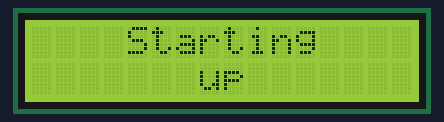
Simulated run of this sketch. Board: Arduino MKR. On the bench: 16×2 character LCD. WiFi joins after 1.5 s; servers stay silent unless stated; the local clock reads 2024-03-15 10:24:30 at power-on unless the sketch sets it; what the sketch prints to the serial monitor is not drawn.

Above: at 0.1 s.
At 11.6 s:
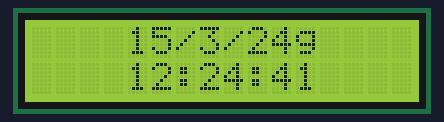
At 17.7 s:
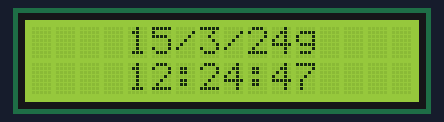
At 24.8 s:
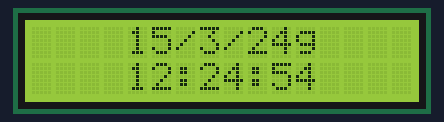
At 31.8 s:
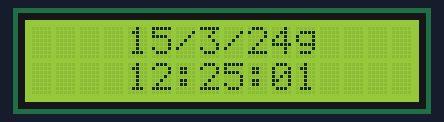
At 38.9 s:
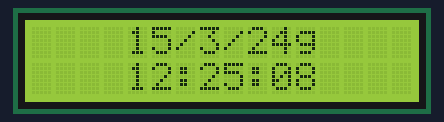

Measured:
- what the display in image 1 shows lasts 1.0 s, from 11.6 s to 12.6 s

The sketch:

arduino_lcd_clock.ino
```cpp
// (licence header left out)
//  This program is free software: you can redistribute it and/or modify
//  it under the terms of the GNU General Public License as published by
//  the Free Software Foundation, either version 3 of the License, or
//  (at your option) any later version.

//  This program is distributed in the hope that it will be useful,
//  but WITHOUT ANY WARRANTY; without even the implied warranty of
//  MERCHANTABILITY or FITNESS FOR A PARTICULAR PURPOSE.  See the
//  GNU General Public License for more details.

//  You should have received a copy of the GNU General Public License
//  along with this program.  If not, see <https://www.gnu.org/licenses/>.

#include <WiFi101.h>
#include <RTCZero.h>
#include <LiquidCrystal.h>

RTCZero rtc;

char ssid[] = "1234";      // network SSID (name) between the " "
char pass[] = "1234";  // network password between the " "
int keyIndex = 0;                 // your network key Index number (needed only for WEP)
int flag = 0;
int status = WL_IDLE_STATUS;  //connection status
const int GMT = 2;            //change this to adapt it to your time zone
const int rs = 12, en = 11, d4 = 5, d5 = 4, d6 = 3, d7 = 2;
LiquidCrystal lcd(rs, en, d4, d5, d6, d7);
WiFiServer server(80);  //server socket

WiFiClient client = server.available();

void setup() {

  lcd.begin(16, 2);
  lcd.setCursor(4, 0);
  lcd.print("Starting");
  lcd.setCursor(7, 1);
  lcd.print("up");
  enable_WiFi();
  connect_WiFi();
  printWifiStatus();
  rtc.begin();

  unsigned long epoch;

  int numberOfTries = 0, maxTries = 6;

  do {

    epoch = WiFi.getTime();

    numberOfTries++;

  }

  while ((epoch == 0) && (numberOfTries < maxTries));

  if (numberOfTries == maxTries) {

    Serial.print("NTP unreachable!!");

    while (1)
      ;

  }

  else {

    Serial.print("Epoch received: ");

    Serial.println(epoch);

    rtc.setEpoch(epoch);

    Serial.println();
  }
}

void loop() {

  if (status = WL_CONNECTED) {
    printWEB();
  }
}

void printWifiStatus() {
  // print the SSID of the network you're attached to:
  Serial.print("SSID: ");
  Serial.println(WiFi.SSID());

  // print your board's IP address:
  IPAddress ip = WiFi.localIP();
  Serial.print("IP Address: ");
  Serial.println(ip);

  // print the received signal strength:
  long rssi = WiFi.RSSI();
  Serial.print("signal strength (RSSI):");
  Serial.print(rssi);
  Serial.println(" dBm");

  Serial.print("To see this page in action, open a browser to http://");
  Serial.println(ip);
}

void enable_WiFi() {

  String fv = WiFi.firmwareVersion();
  if (fv < "1.0.0") {
    Serial.println("Please upgrade the firmware");
  }
}

void connect_WiFi() {
  // attempt to connect to Wifi network:
  while (status != WL_CONNECTED) {
    Serial.print("Attempting to connect to SSID: ");
    Serial.println(ssid);
    // Connect to WPA/WPA2 network. Change this line if using open or WEP network:
    status = WiFi.begin(ssid, pass);
    // wait 10 seconds for connection:
    delay(10000);
  }
}

void printWEB() {

  printTime();
  printDate();
  delay(1000);
}

void printTime() {

  lcd.setCursor(4, 1);
  print2digits(rtc.getHours() + GMT);
  Serial.print(":");
  lcd.print(":");
  print2digits(rtc.getMinutes());
  Serial.print(":");
  lcd.print(":");
  print2digits(rtc.getSeconds());
  Serial.println();
}

void printDate() {

  lcd.setCursor(4, 0);
  Serial.print(rtc.getDay());
  lcd.print(rtc.getDay());
  Serial.print("/");
  lcd.print("/");
  Serial.print(rtc.getMonth());
  lcd.print(rtc.getMonth());
  Serial.print("/");
  lcd.print("/");
  Serial.print(rtc.getYear());
  lcd.print(rtc.getYear());
  Serial.print(" ");
}

void print2digits(int number) {

  if (number < 10) {

    Serial.print("0");
    lcd.print("0");
  }

  Serial.print(number);
  lcd.print(number);
}
```
